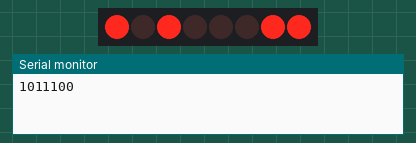
Bench run of a sketch on a simulated Arduino Uno, built with avr-gcc and run on an emulated ATmega328P. Shown: 8 shift-register outputs drawn as a row of LEDs (first output left, lit = HIGH), the last lines printed to the serial monitor. Wiring (inferred from the names in the program): shift register (74HC595): data pin 12; shift clock pin 9; latch pin 11. Wiring (inferred from the signals the program sends): row of LEDs: on Q0, Q1, Q2, Q3, Q4, Q5, Q6, Q7.

Above: at 0.2 s.
At 1.7 s:
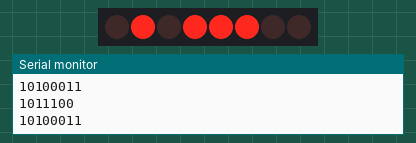
Timing chart, 0 to 3.0 s (numbered marks = the images above):
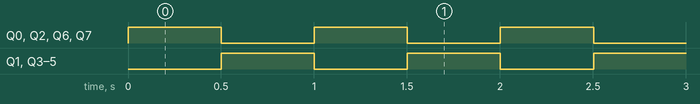

Measured:
- by itself, Q0–7: alternates HIGH for 0.50 s and LOW for 0.50 s

The sketch:

046_bit_flipper.ino
```cpp
/**
 * https://www.youtube.com/watch?v=PXRcdyHIT_g&list=PLGs0VKk2DiYw-L-RibttcvK-WBZm8WLEP&index=46
 *
 * Serial to Parallel Shift Register (74HC595)
 * Bit Flipper
 * Reverse position of bits by subtracting the value from 0xFF
 */

#define CLOCK_PIN 9 // SH_CP_PIN
#define LATCH_PIN 11 // ST_CP_PIN
#define DATA_PIN 12 // DS_PIN

byte ledValMin = 0x00;
byte ledValMax = 0xFF;
byte ledValInit = 0xA3;
byte ledVal = ledValInit;
int delayMs = 500;

void setup() {
  // put your setup code here, to run once:
  Serial.begin(9600);

  pinMode(CLOCK_PIN, OUTPUT);
  pinMode(LATCH_PIN, OUTPUT);
  pinMode(DATA_PIN, OUTPUT);
}

void loop() {
  // put your main code here, to run repeatedly:

  digitalWrite(LATCH_PIN, LOW); // latch down
  shiftOut(DATA_PIN, CLOCK_PIN, LSBFIRST, ledVal);
  digitalWrite(LATCH_PIN, HIGH); // latch up

  ledVal = ledValMax - ledVal;

  Serial.println(ledVal, BIN);
  delay(delayMs);
}
```
